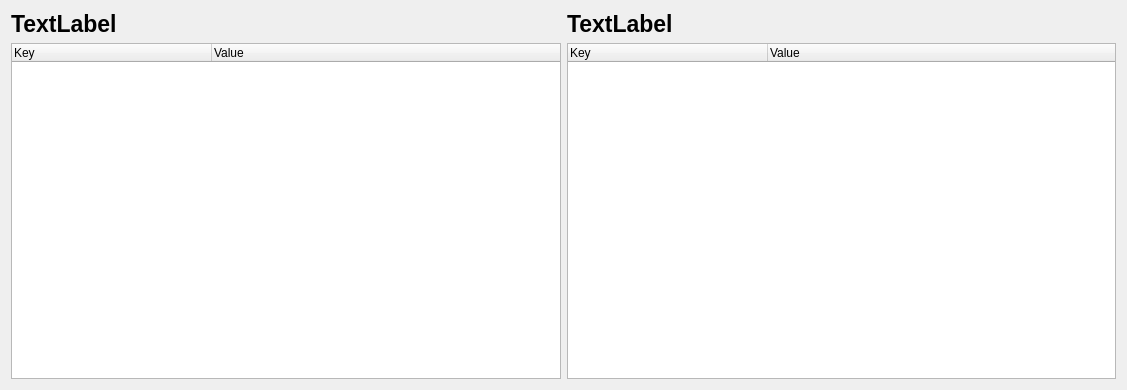
<?xml version="1.0" encoding="UTF-8"?>
<ui version="4.0">
 <class>VersionInfoDialog</class>
 <widget class="QDialog" name="VersionInfoDialog">
  <property name="windowModality">
   <enum>Qt::NonModal</enum>
  </property>
  <property name="enabled">
   <bool>true</bool>
  </property>
  <property name="geometry">
   <rect>
    <x>0</x>
    <y>0</y>
    <width>1127</width>
    <height>390</height>
   </rect>
  </property>
  <property name="sizePolicy">
   <sizepolicy hsizetype="Preferred" vsizetype="Preferred">
    <horstretch>0</horstretch>
    <verstretch>0</verstretch>
   </sizepolicy>
  </property>
  <property name="windowTitle">
   <string>Version Info</string>
  </property>
  <property name="toolTip">
   <string/>
  </property>
  <property name="statusTip">
   <string/>
  </property>
  <property name="whatsThis">
   <string/>
  </property>
  <layout class="QVBoxLayout" name="verticalLayout">
   <item>
    <layout class="QHBoxLayout" name="horizontalLayout_2">
     <item>
      <widget class="QLabel" name="leftLabel">
       <property name="font">
        <font>
         <pointsize>17</pointsize>
         <weight>75</weight>
         <bold>true</bold>
        </font>
       </property>
       <property name="text">
        <string>TextLabel</string>
       </property>
      </widget>
     </item>
     <item>
      <widget class="QLabel" name="rightLabel">
       <property name="font">
        <font>
         <pointsize>17</pointsize>
         <weight>75</weight>
         <bold>true</bold>
        </font>
       </property>
       <property name="text">
        <string>TextLabel</string>
       </property>
      </widget>
     </item>
    </layout>
   </item>
   <item>
    <layout class="QHBoxLayout" name="horizontalLayout">
     <item>
      <widget class="QTreeWidget" name="leftTreeWidget">
       <property name="frameShape">
        <enum>QFrame::StyledPanel</enum>
       </property>
       <property name="frameShadow">
        <enum>QFrame::Sunken</enum>
       </property>
       <property name="sizeAdjustPolicy">
        <enum>QAbstractScrollArea::AdjustIgnored</enum>
       </property>
       <property name="autoExpandDelay">
        <number>-1</number>
       </property>
       <property name="indentation">
        <number>20</number>
       </property>
       <attribute name="headerDefaultSectionSize">
        <number>200</number>
       </attribute>
       <column>
        <property name="text">
         <string>Key</string>
        </property>
       </column>
       <column>
        <property name="text">
         <string>Value</string>
        </property>
       </column>
      </widget>
     </item>
     <item>
      <widget class="QTreeWidget" name="rightTreeWidget">
       <property name="frameShape">
        <enum>QFrame::StyledPanel</enum>
       </property>
       <property name="frameShadow">
        <enum>QFrame::Sunken</enum>
       </property>
       <property name="sizeAdjustPolicy">
        <enum>QAbstractScrollArea::AdjustIgnored</enum>
       </property>
       <property name="autoExpandDelay">
        <number>-1</number>
       </property>
       <property name="indentation">
        <number>20</number>
       </property>
       <attribute name="headerDefaultSectionSize">
        <number>200</number>
       </attribute>
       <column>
        <property name="text">
         <string>Key</string>
        </property>
       </column>
       <column>
        <property name="text">
         <string>Value</string>
        </property>
       </column>
      </widget>
     </item>
    </layout>
   </item>
  </layout>
 </widget>
 <resources/>
 <connections/>
</ui>
